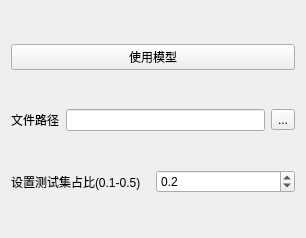
<?xml version="1.0" encoding="UTF-8"?>
<ui version="4.0">
 <class>Classify_ui</class>
 <widget class="QWidget" name="Classify_ui">
  <property name="geometry">
   <rect>
    <x>0</x>
    <y>0</y>
    <width>306</width>
    <height>238</height>
   </rect>
  </property>
  <property name="windowTitle">
   <string>Form</string>
  </property>
  <layout class="QVBoxLayout" name="verticalLayout" stretch="1,1,4">
   <item>
    <widget class="QPushButton" name="pushButton_2">
     <property name="text">
      <string>使用模型</string>
     </property>
    </widget>
   </item>
   <item>
    <layout class="QHBoxLayout" name="horizontalLayout_2">
     <item>
      <widget class="QLabel" name="label_2">
       <property name="text">
        <string>文件路径</string>
       </property>
      </widget>
     </item>
     <item>
      <widget class="QLineEdit" name="FilePath_lineEdit"/>
     </item>
     <item>
      <widget class="QToolButton" name="toolButton">
       <property name="text">
        <string>...</string>
       </property>
      </widget>
     </item>
    </layout>
   </item>
   <item>
    <layout class="QHBoxLayout" name="horizontalLayout">
     <item>
      <widget class="QLabel" name="label">
       <property name="text">
        <string>设置测试集占比(0.1-0.5)</string>
       </property>
      </widget>
     </item>
     <item>
      <widget class="QDoubleSpinBox" name="doubleSpinBox">
       <property name="decimals">
        <number>1</number>
       </property>
       <property name="minimum">
        <double>0.100000000000000</double>
       </property>
       <property name="maximum">
        <double>0.500000000000000</double>
       </property>
       <property name="singleStep">
        <double>0.100000000000000</double>
       </property>
       <property name="value">
        <double>0.200000000000000</double>
       </property>
      </widget>
     </item>
    </layout>
   </item>
  </layout>
 </widget>
 <resources/>
 <connections/>
</ui>
